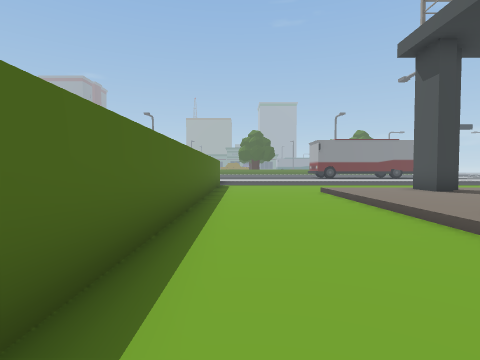
view 1 (above)

18 first-person views from a walk through a scene from a Unity 3-D project. The camera is 1.5 m above the floor, tilts 2° down and sees 80° across. The floor is counted in squares, 2 m on a side. Each view is taken from the middle of a square. On the plan, view 1 faces up. The plan holds only what a view shows up to about 10 squares ahead; the rest is blank. The place goes on beyond the plan. Some surface patterns are stand-ins.

view 2
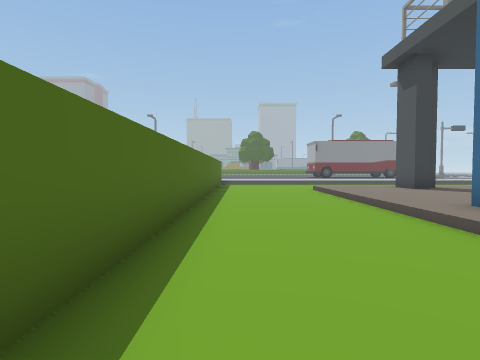

view 3
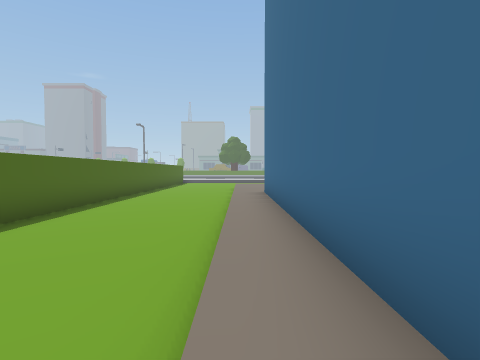

view 4
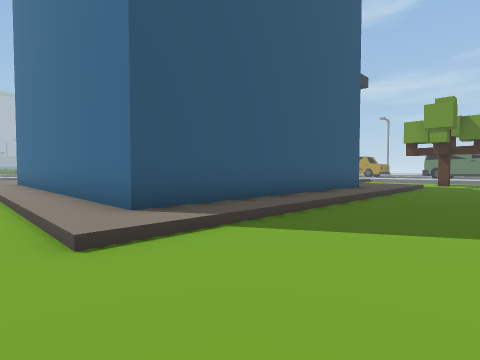

view 5
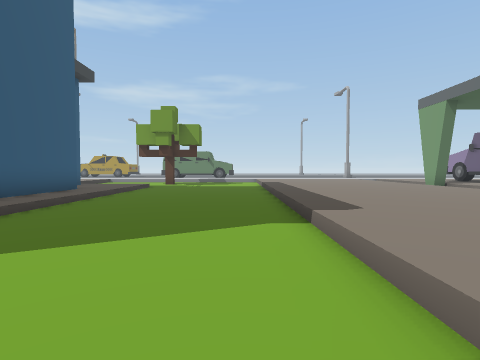

view 6
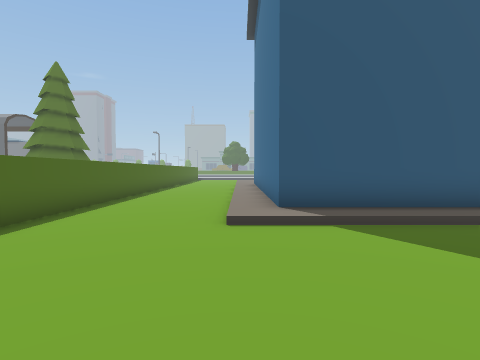

view 7
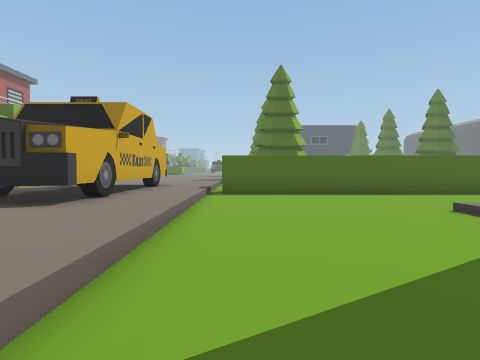

view 8
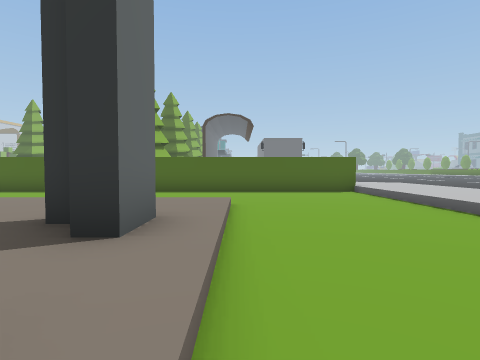

view 9
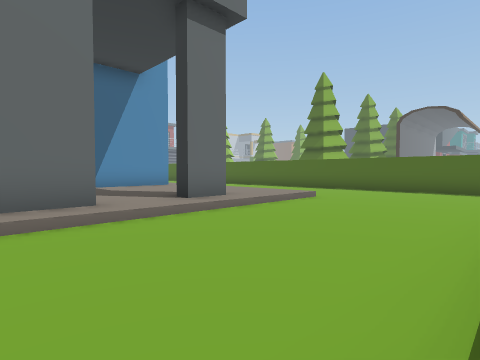

view 10
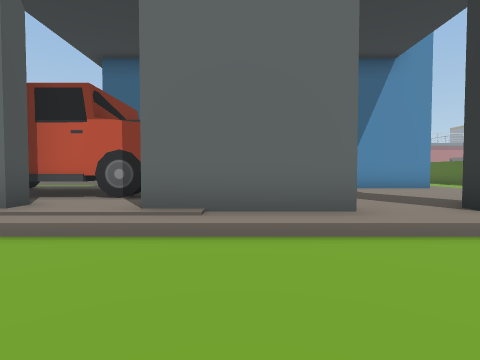

view 11
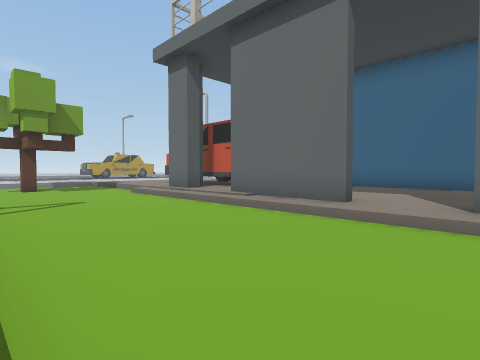

view 12
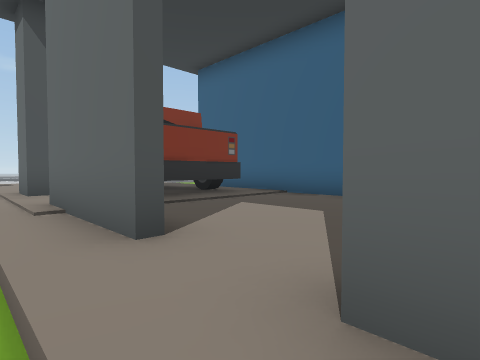

view 13
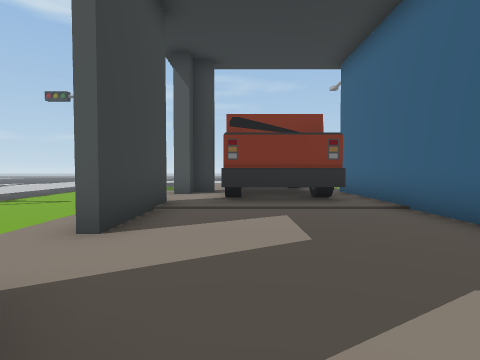

view 14
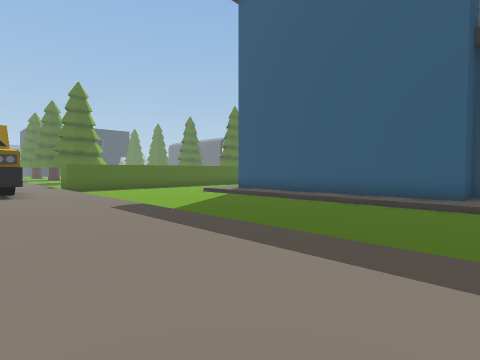

view 15
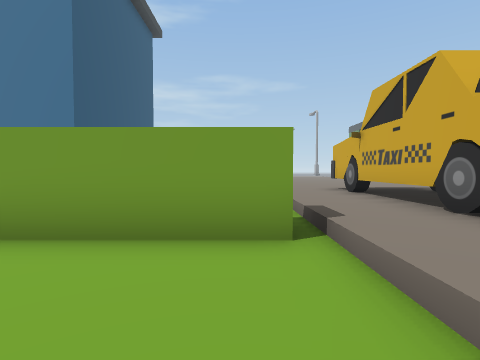

view 16
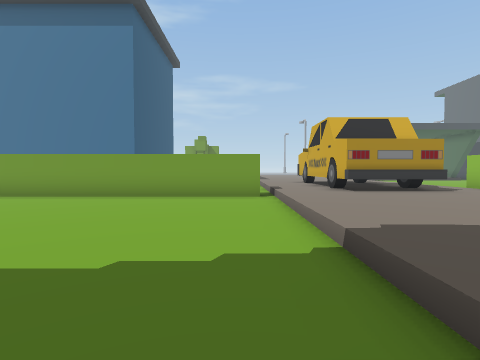

view 17
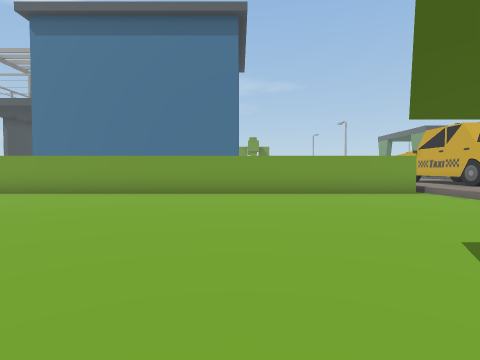

view 18
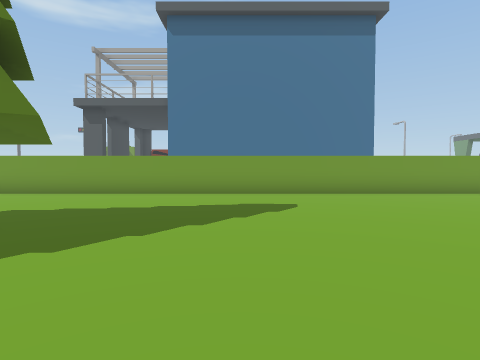

### Floor plan
Key: @ floor where view 1 was taken; # wall or solid block; . main floor; : floor 0.25 m higher than the main floor; + floor 0.5 m higher than the main floor; / step, stairs or slope; T truck; R tree.
Columns run from 11 left of view 1 to 13 right of it. Each row starts with its distance up from view 1.
 14           #////////////
 13           #..............
 12           #..............
 11           #..............
 10           #...///////////
  9           #.../::/::###+/
  8          ##.../::#::::+++
  7         .##.../:::::::+TT
  6        ..##.../:::::::+TT
  5       ...##.../:::::::+TT
  4    R.....##.../:::::::+++
  3    ......##.../##########
  2   .......##.../#
  1  ........##.../#
  0 .........##@../#
 -1  ........##.../#
 -2   .......##.../#
 -3    ......##.../#
 -4    ......##.../#
 -5   .......##.../#
 -6  ........##.../#      ##
 -7 .........##.../########::
 -8  ........##...///////////
 -9  R.......##..............
-10  R.......##..............
-11   .......##..............
-12  ........##..............
-13   ///////////////////////
-14    ++++++++++++++++++++++
-15     +++++######++++++++++
-16      ++++#    #+  +++++++

Where each view was taken, in squares from view 1:
view 1: 0 up, 0 right, facing up
view 2: 1 down, 0 right, facing up
view 3: 6 down, 3 right, facing up
view 4: 11 down, 2 right, facing up-right
view 5: 12 down, 3 right, facing right
view 6: 13 down, 3 right, facing up
view 7: 12 down, 8 right, facing left
view 8: 10 up, 9 right, facing left
view 9: 14 up, 10 right, facing down-left
view 10: 13 up, 10 right, facing down
view 11: 14 up, 6 right, facing down-right
view 12: 10 up, 6 right, facing down-right
view 13: 7 up, 5 right, facing right
view 14: 16 down, 13 right, facing up-left
view 15: 12 down, 5 left, facing right
view 16: 12 down, 10 left, facing right
view 17: 7 down, 11 left, facing right
view 18: 0 up, 11 left, facing right
